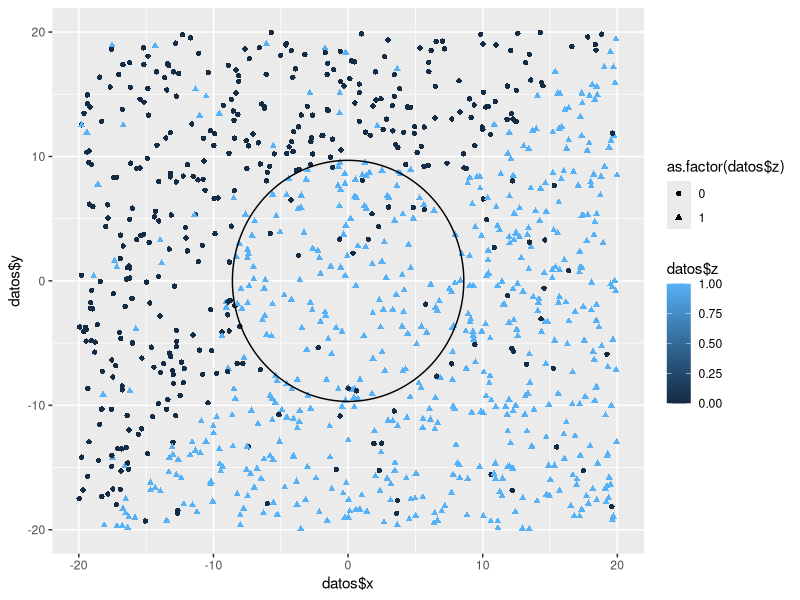
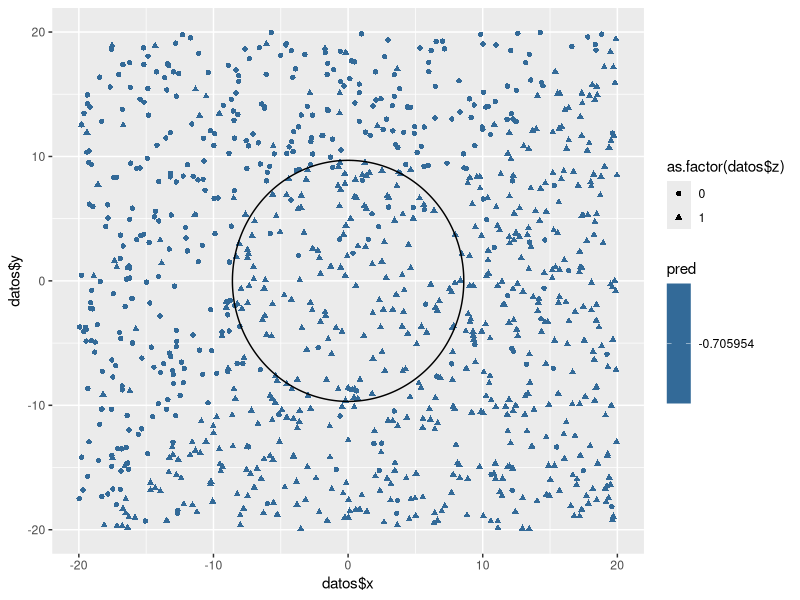

R code for these plots, in order:
require(ggplot2)

# Generacio de dades artificials amb alguna estructura--- executar fins a plot
n=1000
mislead <- sample(n,n/10) #afegim error de forma aleatoria 100 per maximitzar el drama
dominio = 40

set.seed(1111)
a = runif(1)
b = runif(1)
x = runif(n)*dominio-dominio/2
y = runif(n)*dominio-dominio/2
r=4

datos <- data.frame( x = x , y = y ,
                     x0 = r*cos(seq(0,2*pi,length.out=n))/(a),
                     y0 = r*sin(seq(0,2*pi,length.out=n))/(b) , z = ifelse( a*a*x*x+b*b*y*y < r*r , 1 , 0 ) )
datos$z <- ifelse ( datos$z==1 | datos$x > datos$y , 1 , 0  )
datos$z[mislead] <- 1 - datos$z[mislead]

ggplot()+
  geom_point(aes(x=datos$x,y=datos$y,shape=as.factor(datos$z),colour=datos$z))+
  geom_path(aes(x=datos$x0,y=datos$y0))



require(e1071)

svmModel = svm(x+y~z,data=datos)

tuner <- tune(svm, x+y~z, data = datos, 
              ranges = list(gamma = seq(0.1,2,0.3), cost = seq(0.1,2,0.3)),
              tunecontrol = tune.control(sampling = "bootstrap")
)

tuner$best.parameters
svmModel = svm(x+y~z,data=datos,gamma=tuner$best.parameters$gamma,cost=tuner$best.parameters$cost)
svmModel = svm(x+y~z,data=datos,gamma=1,cost=1,epsilon=2.05)

svmModel
pred <- predict( svmModel , datos )

table(pred,datos$z)

ggplot() +
  geom_point( aes( x = datos$x  , y = datos$y , shape = as.factor( datos$z ) , colour = pred ) ) +
  geom_path(  aes( x = datos$x0 , y = datos$y0 ) )




